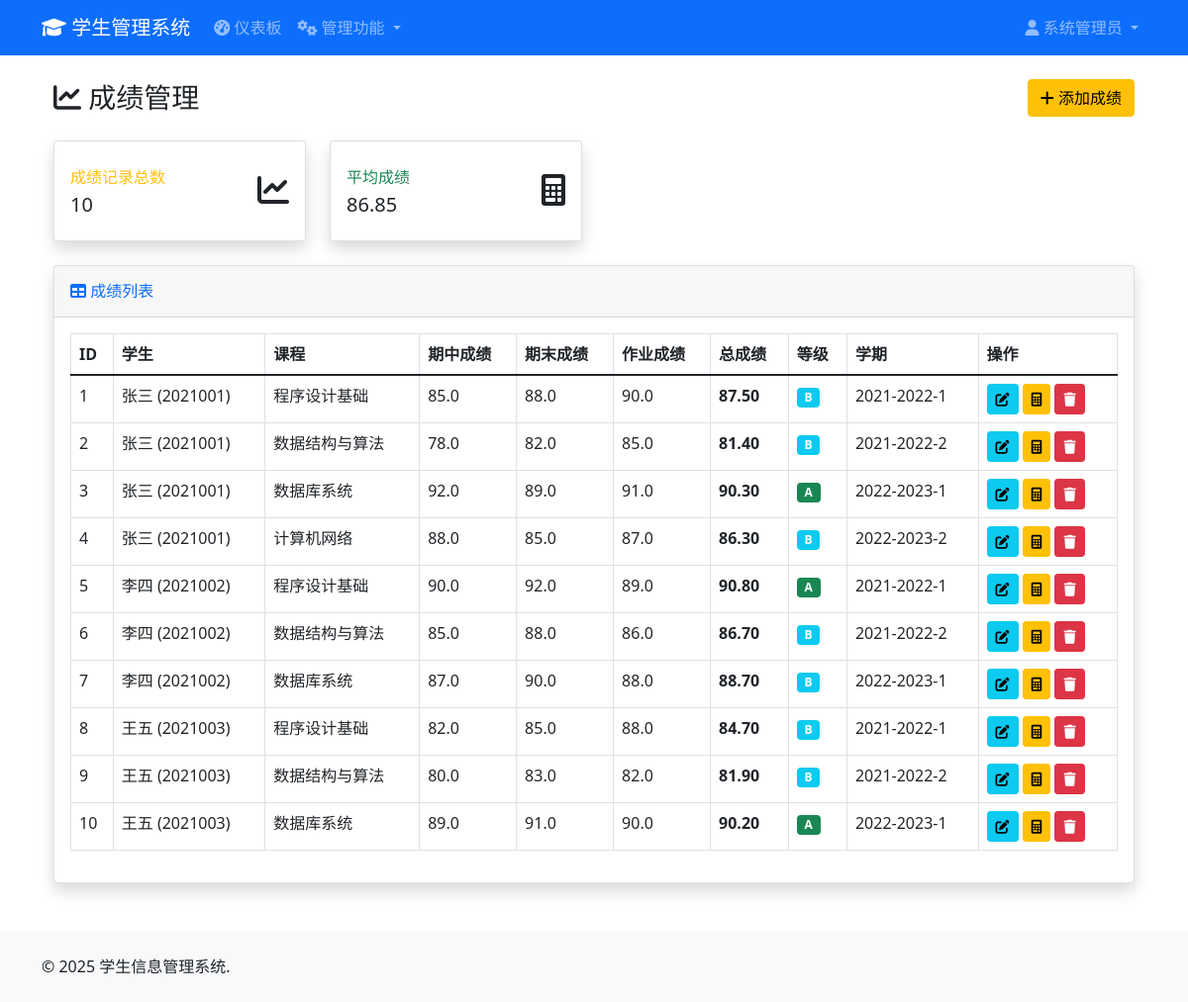
Screenshot of /admin/grades (signed in) with the database file from the repository.
### models.py (models this page shows, shortened)
class User(UserMixin, db.Model):
    __tablename__ = 'users'
    id = db.Column(db.Integer, primary_key=True)
    username = db.Column(db.String(80), unique=True, nullable=False)
    email = db.Column(db.String(120), unique=True, nullable=False)
    password_hash = db.Column(db.String(128), nullable=False)
    full_name = db.Column(db.String(100), nullable=False)
    phone = db.Column(db.String(20))
    created_at = db.Column(db.DateTime, default=datetime.datetime.utcnow)
    is_admin = db.Column(db.Boolean, default=False)
    is_active = db.Column(db.Boolean, default=True)

class Grade(db.Model):
    __tablename__ = 'grades'
    id = db.Column(db.Integer, primary_key=True)
    student_id = db.Column(db.Integer, db.ForeignKey('students.id'), nullable=False)
    course_id = db.Column(db.Integer, db.ForeignKey('courses.id'), nullable=False)
    midterm_score = db.Column(db.Float)
    final_score = db.Column(db.Float)
    assignment_score = db.Column(db.Float)
    total_score = db.Column(db.Float)
    grade_letter = db.Column(db.String(5))  # A, B, C, D, F
    semester = db.Column(db.String(20), nullable=False)
    created_at = db.Column(db.DateTime, default=datetime.datetime.utcnow)
    updated_at = db.Column(db.DateTime, default=datetime.datetime.utcnow, onupdate=datetime.datetime.utcnow)
    student = db.relationship('Student', backref=db.backref('grades', lazy='dynamic'))
    course = db.relationship('Course', backref=db.backref('grades', lazy='dynamic'))

class Student(db.Model):
    __tablename__ = 'students'
    id = db.Column(db.Integer, primary_key=True)
    user_id = db.Column(db.Integer, db.ForeignKey('users.id'), nullable=False)
    student_id = db.Column(db.String(20), unique=True, nullable=False)
    major = db.Column(db.String(100), nullable=False)
    grade = db.Column(db.String(20), nullable=False)  # 年级
    class_name = db.Column(db.String(50))  # 班级
    enrollment_date = db.Column(db.Date, nullable=False)
    birth_date = db.Column(db.Date)
    address = db.Column(db.Text)
    emergency_contact = db.Column(db.String(100))
    emergency_phone = db.Column(db.String(20))
    created_at = db.Column(db.DateTime, default=datetime.datetime.utcnow)
    user = db.relationship('User', backref=db.backref('student_profile', uselist=False))

class Course(db.Model):
    __tablename__ = 'courses'
    id = db.Column(db.Integer, primary_key=True)
    course_code = db.Column(db.String(20), unique=True, nullable=False)
    course_name = db.Column(db.String(200), nullable=False)
    description = db.Column(db.Text)
    credits = db.Column(db.Integer, default=1)
    semester = db.Column(db.String(20), nullable=False)
    teacher_name = db.Column(db.String(100), nullable=False)
    max_students = db.Column(db.Integer, default=50)
    classroom = db.Column(db.String(100))
    schedule = db.Column(db.String(200))  # 上课时间
    created_at = db.Column(db.DateTime, default=datetime.datetime.utcnow)
    is_active = db.Column(db.Boolean, default=True)

### app.py (the view)
    @app.route('/admin/grades')
    @login_required
    def admin_grades():
        if not current_user.is_admin:
            abort(403)
        grades = Grade.query.all()
        students = Student.query.all()
        courses = Course.query.all()
        return render_template('admin/grades.html', grades=grades, students=students, courses=courses)

### templates/admin/grades.html (shortened to what this page needs)
{% extends "base.html" %}
{% block content %}
<div class="container-fluid">
    <div class="d-sm-flex align-items-center justify-content-between mb-4">
        <h1 class="h3 mb-0 text-gray-800">
            <i class="fas fa-chart-line"></i> 成绩管理
        </h1>
        <button type="button" class="btn btn-warning" data-bs-toggle="modal" data-bs-target="#addGradeModal">
            <i class="fas fa-plus"></i> 添加成绩
        </button>
    </div>
    <div class="row">
        <div class="col-xl-3 col-md-6 mb-4">
            <div class="card border-left-warning shadow h-100 py-2">
                <div class="card-body">
                    <div class="row no-gutters align-items-center">
                        <div class="col mr-2">
                            <div class="text-xs font-weight-bold text-warning text-uppercase mb-1">
                                成绩记录总数
                            </div>
                            <div class="h5 mb-0 font-weight-bold text-gray-800">{{ grades|length }}</div>
                        </div>
                        <div class="col-auto">
                            <i class="fas fa-chart-line fa-2x text-gray-300"></i>
                        </div>
                    </div>
                </div>
            </div>
        </div>
        <div class="col-xl-3 col-md-6 mb-4">
            <div class="card border-left-success shadow h-100 py-2">
                <div class="card-body">
                    <div class="row no-gutters align-items-center">
                        <div class="col mr-2">
                            <div class="text-xs font-weight-bold text-success text-uppercase mb-1">
                                平均成绩
                            </div>
                            <div class="h5 mb-0 font-weight-bold text-gray-800">
                                {% if grades|length > 0 %}
                                    {{ "%.2f"|format(grades|map(attribute='total_score')|select|list|sum / grades|length) }}
                                {% else %}
                                    0
                                {% endif %}
                            </div>
                        </div>
                        <div class="col-auto">
                            <i class="fas fa-calculator fa-2x text-gray-300"></i>
                        </div>
                    </div>
                </div>
            </div>
        </div>
    </div>
    <div class="card shadow mb-4">
        <div class="card-header py-3">
            <h6 class="m-0 font-weight-bold text-primary">
                <i class="fas fa-table"></i> 成绩列表
            </h6>
        </div>
        <div class="card-body">
            <div class="table-responsive">
                <table class="table table-bordered" id="dataTable" width="100%" cellspacing="0">
                    <thead>
                        <tr>
                            <th>ID</th>
                            <th>学生</th>
                            <th>课程</th>
                            <th>期中成绩</th>
                            <th>期末成绩</th>
                            <th>作业成绩</th>
                            <th>总成绩</th>
                            <th>等级</th>
                            <th>学期</th>
                            <th>操作</th>
                        </tr>
                    </thead>
                    <tbody>
                        {% for grade in grades %}
                        <tr>
                            <td>{{ grade.id }}</td>
                            <td>{{ grade.student.user.full_name }} ({{ grade.student.student_id }})</td>
                            <td>{{ grade.course.course_name }}</td>
                            <td>{{ grade.midterm_score or '-' }}</td>
                            <td>{{ grade.final_score or '-' }}</td>
                            <td>{{ grade.assignment_score or '-' }}</td>
                            <td>
                                {% if grade.total_score %}
                                    <strong>{{ "%.2f"|format(grade.total_score) }}</strong>
                                {% else %}
                                    -
                                {% endif %}
                            </td>
                            <td>
                                {% if grade.grade_letter %}
                                    {% set grade_color = {
                                        'A': 'bg-success',
                                        'B': 'bg-info',
                                        'C': 'bg-warning',
                                        'D': 'bg-danger',
                                        'F': 'bg-dark'
                                    } %}
                                    <span class="badge {{ grade_color.get(grade.grade_letter, 'bg-secondary') }}">{{ grade.grade_letter }}</span>
                                {% else %}
                                    -
                                {% endif %}
                            </td>
                            <td>{{ grade.semester }}</td>
                            <td>
                                <button type="button" class="btn btn-sm btn-info"
                                        onclick="editGrade({{ grade.id }})"
                                        data-bs-toggle="modal" data-bs-target="#editGradeModal">
                                    <i class="fas fa-edit"></i>
                                </button>
                                <button type="button" class="btn btn-sm btn-warning"
                                        onclick="recalculateGrade({{ grade.id }})">
                                    <i class="fas fa-calculator"></i>
                                </button>
                                <button type="button" class="btn btn-sm btn-danger"
                                        onclick="deleteGrade({{ grade.id }})">
                                    <i class="fas fa-trash"></i>
                                </button>
                            </td>
                        </tr>
                        {% endfor %}
                    </tbody>
                </table>
            </div>
        </div>
    </div>
</div>
{% endblock %}

### templates/base.html (shortened to what this page needs)
<!DOCTYPE html>
<html lang="zh-CN">
<head>
    <link href="https://cdn.jsdelivr.net/npm/bootstrap@5.1.3/dist/css/bootstrap.min.css" rel="stylesheet">
    <link href="https://cdnjs.cloudflare.com/ajax/libs/font-awesome/6.0.0/css/all.min.css" rel="stylesheet">
</head>
<body>
    <nav class="navbar navbar-expand-lg navbar-dark bg-primary">
        <div class="container">
            <a class="navbar-brand" href="{{ url_for('index') }}">
                <i class="fas fa-graduation-cap"></i> 学生管理系统
            </a>
            <div class="collapse navbar-collapse" id="navbarNav">
                <ul class="navbar-nav me-auto">
                    {% if current_user.is_authenticated %}
                        {% if current_user.is_admin %}
                            <li class="nav-item">
                                <a class="nav-link" href="{{ url_for('admin_dashboard') }}">
                                    <i class="fas fa-tachometer-alt"></i> 仪表板
                                </a>
                            </li>
                            <li class="nav-item dropdown">
                                <a class="nav-link dropdown-toggle" href="#" id="adminDropdown" role="button" data-bs-toggle="dropdown">
                                    <i class="fas fa-cogs"></i> 管理功能
                                </a>
                            </li>
                        {% else %}
                            <li class="nav-item">
                                <a class="nav-link" href="{{ url_for('student_dashboard') }}">
                                    <i class="fas fa-tachometer-alt"></i> 我的仪表板
                                </a>
                            </li>
                        {% endif %}
                    {% endif %}
                </ul>
                <ul class="navbar-nav">
                    {% if current_user.is_authenticated %}
                        <li class="nav-item dropdown">
                            <a class="nav-link dropdown-toggle" href="#" id="userDropdown" role="button" data-bs-toggle="dropdown">
                                <i class="fas fa-user"></i> {{ current_user.full_name }}
                            </a>
                        </li>
                    {% endif %}
                </ul>
            </div>
        </div>
    </nav>
    <main class="container mt-4">
        {% block content %}{% endblock %}
    </main>
    <footer class="bg-light mt-5 py-4">
        <div class="container">
            <div class="row">
                <div class="col-md-6">
                    <p class="mb-0">&copy; 2025 学生信息管理系统.</p>
            </div>
        </div>
    </footer>
</body>
</html>

### rows the page displays
User: full_name "系统管理员"
Grade: id "1", student.user.full_name "张三", student.student_id "2021001", course.course_name "程序设计基础", midterm_score "85.0", final_score "88.0", assignment_score "90.0", total_score "87.50", grade_letter "B", semester "2021-2022-1"
Grade: id "2", student.user.full_name "张三", student.student_id "2021001", course.course_name "数据结构与算法", midterm_score "78.0", final_score "82.0", assignment_score "85.0", total_score "81.40", grade_letter "B", semester "2021-2022-2"
Grade: id "3", student.user.full_name "张三", student.student_id "2021001", course.course_name "数据库系统", midterm_score "92.0", final_score "89.0", assignment_score "91.0", total_score "90.30", grade_letter "A", semester "2022-2023-1"
Grade: id "4", student.user.full_name "张三", student.student_id "2021001", course.course_name "计算机网络", midterm_score "88.0", final_score "85.0", assignment_score "87.0", total_score "86.30", grade_letter "B", semester "2022-2023-2"
Grade: id "5", student.user.full_name "李四", student.student_id "2021002", course.course_name "程序设计基础", midterm_score "90.0", final_score "92.0", assignment_score "89.0", total_score "90.80", grade_letter "A", semester "2021-2022-1"
Grade: id "6", student.user.full_name "李四", student.student_id "2021002", course.course_name "数据结构与算法", midterm_score "85.0", final_score "88.0", assignment_score "86.0", total_score "86.70", grade_letter "B", semester "2021-2022-2"
Grade: id "7", student.user.full_name "李四", student.student_id "2021002", course.course_name "数据库系统", midterm_score "87.0", final_score "90.0", assignment_score "88.0", total_score "88.70", grade_letter "B", semester "2022-2023-1"
Grade: id "8", student.user.full_name "王五", student.student_id "2021003", course.course_name "程序设计基础", midterm_score "82.0", final_score "85.0", assignment_score "88.0", total_score "84.70", grade_letter "B", semester "2021-2022-1"
Grade: id "9", student.user.full_name "王五", student.student_id "2021003", course.course_name "数据结构与算法", midterm_score "80.0", final_score "83.0", assignment_score "82.0", total_score "81.90", grade_letter "B", semester "2021-2022-2"
Grade: id "10", student.user.full_name "王五", student.student_id "2021003", course.course_name "数据库系统", midterm_score "89.0", final_score "91.0", assignment_score "90.0", total_score "90.20", grade_letter "A", semester "2022-2023-1"

### other values shown
{{ grades|length }} "10"
